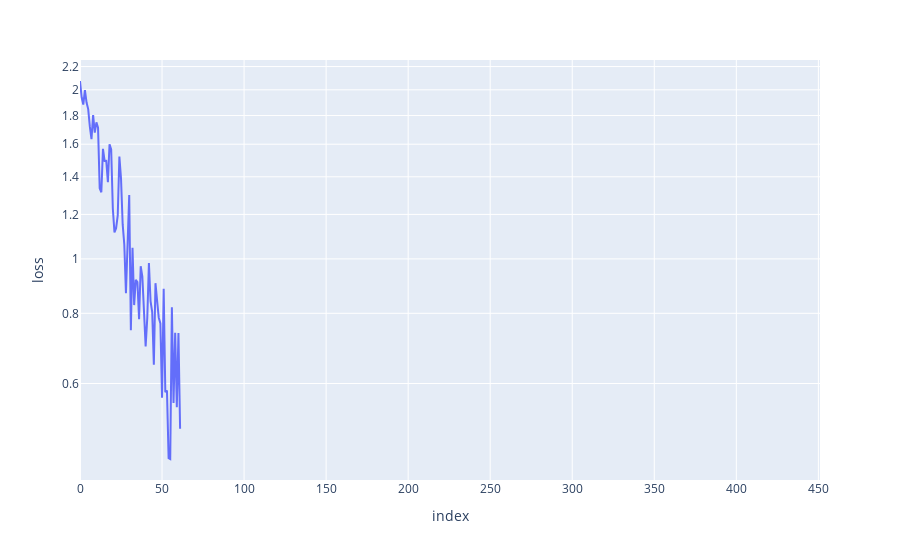

This figure's notebook cell:
### Code cell
px.line(step_dicts, y="loss", log_y=True)

### Figure 1 — Plotly figure (JSON) as saved in the notebook; plotly's stock layout.template omitted (floating-point values rounded to 4 significant figures; data arrays with more than 128 entries replaced by an {"elided": "..."} marker saying what was removed)
{"data": [{"hovertemplate": "index=%{x}<br>loss=%{y}<extra></extra>", "legendgroup": "", "line": {"color": "#636efa", "dash": "solid"}, "marker": {"symbol": "circle"}, "mode": "lines", "name": "", "orientation": "v", "showlegend": false, "type": "scatter", "x": {"elided": "452 int values"}, "xaxis": "x", "y": {"elided": "452 float values"}, "yaxis": "y"}], "layout": {"legend": {"tracegroupgap": 0}, "margin": {"t": 60}, "xaxis": {"anchor": "y", "domain": [0, 1], "title": {"text": "index"}}, "yaxis": {"anchor": "x", "domain": [0, 1], "title": {"text": "loss"}, "type": "log"}}}
